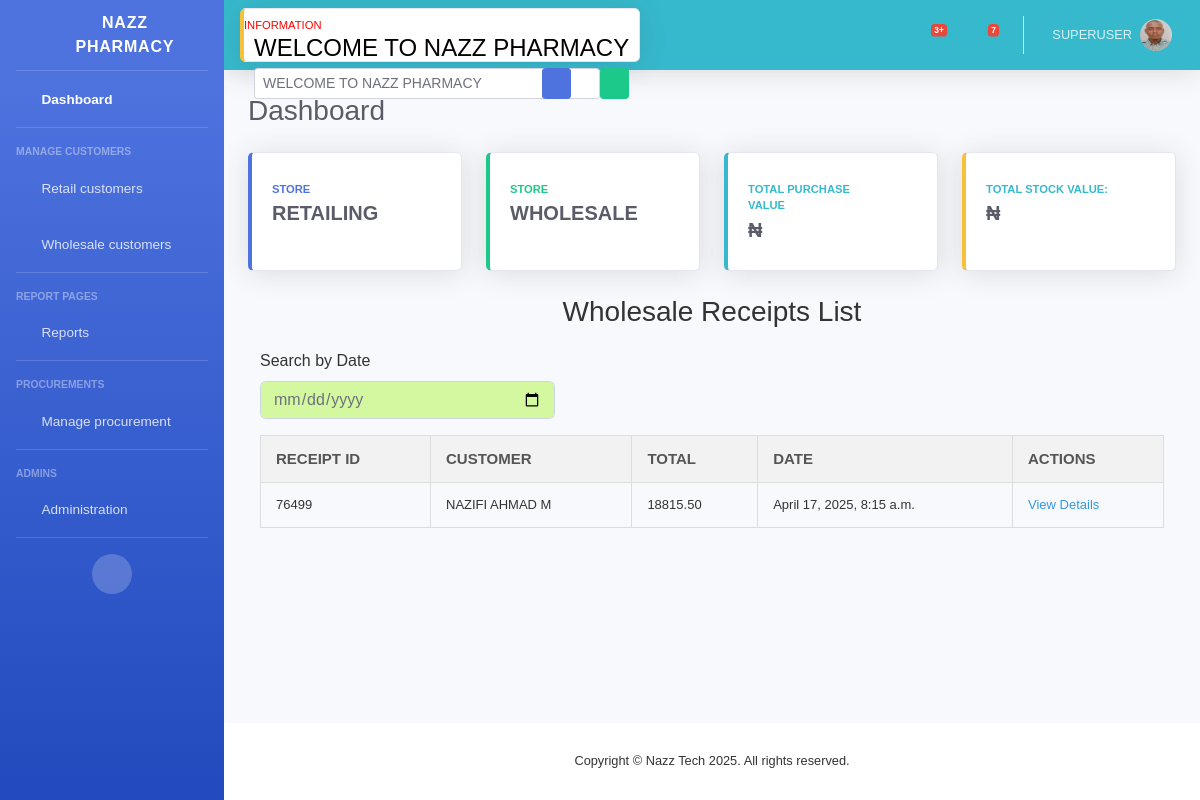
The page /wholesale_receipt_list/ (signed in) on the database as committed earlier.
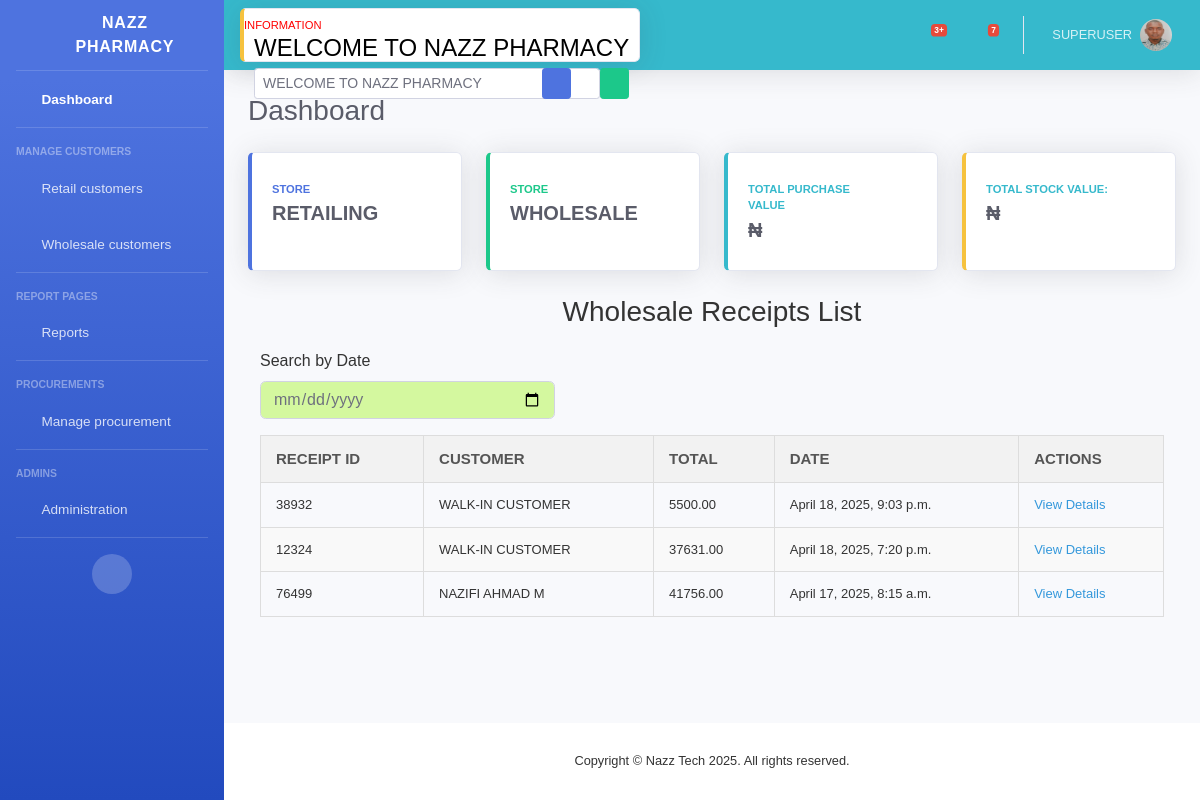
The same page on the database as committed later.
### store/models.py (models this page shows, shortened)
class WholesaleReceipt(models.Model):
    wholesale_customer = models.ForeignKey(WholesaleCustomer, on_delete=models.CASCADE, null=True, blank=True)
    sales = models.ForeignKey(Sales, on_delete=models.CASCADE, related_name='wholesale_receipts', null=True, blank=True)
    buyer_name = models.CharField(max_length=255, blank=True, null=True)
    buyer_address = models.CharField(max_length=255, blank=True, null=True)
    total_amount = models.DecimalField(max_digits=10, decimal_places=2, default=Decimal('0.0'))
    date = models.DateTimeField(default=datetime.now)
    receipt_id = ShortUUIDField(unique=True, length=5, max_length=50, alphabet='1234567890')
    payment_method = models.CharField(max_length=20, choices=[
        ('Cash', 'Cash'),
        ('Wallet', 'Wallet'),
        ('Transfer', 'Transfer'),
    ], default='Cash')
    status = models.CharField(max_length=20, choices=[
        ('Paid', 'Paid'),
        ('Unpaid', 'Unpaid'),
    ], default='Unpaid')

### wholesale/views.py (the view)
# urls.py: path('wholesale_receipt_list/', views.wholesale_receipt_list, name='wholesale_receipt_list'),
def wholesale_receipt_list(request):
    if request.user.is_authenticated:
        receipts = WholesaleReceipt.objects.all().order_by('-date')  # Only wholesale receipts
        return render(request, 'partials/wholesale_receipt_list.html', {'receipts': receipts})
    else:
        return redirect('store:index')

### store/context_processors.py (called while the page is built)
def marquee_context(request):
    return {
        'marquee_text': cache.get('marquee_text', 'WELCOME TO NAZZ PHARMACY')
    }

### templates/partials/wholesale_receipt_list.html (shortened to what this page needs)
{% extends "partials/base.html" %}
{% block content %}
<div class="col-12 table-responsive">
    <h2>Wholesale Receipts List</h2>
    <form method="get" action="" class="mb-3">
        <div class="form-row">
            <div class="col-md-4">
                <label for="date">Search by Date</label>
                <input type="date" name="date" id="date" class="form-control"
                    style="background-color: rgb(212, 248, 159);" hx-get="" hx-target="#sales-data"
                    hx-trigger="change delay:300ms" value="{{ request.GET.date }}">
            </div>
        </div>
    </form>
    <div id="sales-data">
        <table>
            <thead>
                <tr>
                    <th>Receipt ID</th>
                    <th>Customer</th>
                    <th>Total</th>
                    <th>Date</th>
                    <th>Actions</th>
                </tr>
            </thead>
            <tbody>
                {% for receipt in receipts %}
                <tr>
                    <td>{{ receipt.receipt_id }}</td>
                    <td>
                        {% if receipt.customer %}
                        {{ receipt.customer.name|upper }}
                        {% elif receipt.buyer_name %}
                        {{ receipt.buyer_name }}
                        {% else %}
                        WALK-IN CUSTOMER
                        {% endif %}
                    </td>
                    <td>{{ receipt.total_amount }}</td>
                    <td>{{ receipt.date }}</td>
                    <td>
                        <a href="{% url 'wholesale:wholesale_receipt_detail' receipt.receipt_id %}">View Details</a>
                    </td>
                </tr>
                {% empty %}
                <tr>
                    <td colspan="5" style="text-align: center;">No receipts found for the selected date.</td>
                </tr>
                {% endfor %}
            </tbody>
        </table>
    </div>
</div>
{% endblock %}

Rows that differ between the two databases and show on the page:
added WholesaleReceipt: receipt_id "38932", buyer_name "WALK-IN CUSTOMER", total_amount "5500.00", date "April 18, 2025, 9:03 p.m."
added WholesaleReceipt: receipt_id "12324", buyer_name "WALK-IN CUSTOMER", total_amount "37631.00", date "April 18, 2025, 7:20 p.m."
changed WholesaleReceipt "NAZIFI AHMAD M": total_amount "18815.50" → "41756.00"
